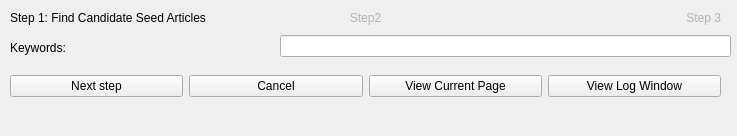
<?xml version="1.0" encoding="UTF-8"?>
<ui version="4.0">
 <class>Form</class>
 <widget class="QWidget" name="Form">
  <property name="geometry">
   <rect>
    <x>0</x>
    <y>0</y>
    <width>737</width>
    <height>136</height>
   </rect>
  </property>
  <property name="windowTitle">
   <string>1</string>
  </property>
  <widget class="QLabel" name="step1">
   <property name="geometry">
    <rect>
     <x>10</x>
     <y>10</y>
     <width>711</width>
     <height>16</height>
    </rect>
   </property>
   <property name="text">
    <string>Step 1: Find Candidate Seed Articles</string>
   </property>
  </widget>
  <widget class="QLabel" name="step3">
   <property name="geometry">
    <rect>
     <x>10</x>
     <y>10</y>
     <width>711</width>
     <height>16</height>
    </rect>
   </property>
   <property name="styleSheet">
    <string notr="true">QLabel { color : rgb(181, 181, 181); }</string>
   </property>
   <property name="text">
    <string>Step 3</string>
   </property>
   <property name="alignment">
    <set>Qt::AlignRight|Qt::AlignTrailing|Qt::AlignVCenter</set>
   </property>
  </widget>
  <widget class="QLabel" name="step2">
   <property name="geometry">
    <rect>
     <x>10</x>
     <y>10</y>
     <width>711</width>
     <height>16</height>
    </rect>
   </property>
   <property name="styleSheet">
    <string notr="true">QLabel { color : rgb(181, 181, 181); }</string>
   </property>
   <property name="text">
    <string>Step2</string>
   </property>
   <property name="alignment">
    <set>Qt::AlignCenter</set>
   </property>
  </widget>
  <widget class="QLabel" name="label">
   <property name="geometry">
    <rect>
     <x>10</x>
     <y>40</y>
     <width>151</width>
     <height>16</height>
    </rect>
   </property>
   <property name="text">
    <string>Keywords:</string>
   </property>
  </widget>
  <widget class="QLabel" name="label_2">
   <property name="geometry">
    <rect>
     <x>20</x>
     <y>215</y>
     <width>251</width>
     <height>16</height>
    </rect>
   </property>
   <property name="text">
    <string>Desired Number of Candidate Articles:</string>
   </property>
  </widget>
  <widget class="QLineEdit" name="edtKeywords">
   <property name="geometry">
    <rect>
     <x>280</x>
     <y>35</y>
     <width>451</width>
     <height>22</height>
    </rect>
   </property>
  </widget>
  <widget class="QLineEdit" name="edtNumber">
   <property name="geometry">
    <rect>
     <x>290</x>
     <y>210</y>
     <width>61</width>
     <height>22</height>
    </rect>
   </property>
   <property name="text">
    <string>10</string>
   </property>
  </widget>
  <widget class="QWidget" name="layoutWidget">
   <property name="geometry">
    <rect>
     <x>10</x>
     <y>70</y>
     <width>711</width>
     <height>32</height>
    </rect>
   </property>
   <layout class="QHBoxLayout" name="horizontalLayout">
    <item>
     <widget class="QPushButton" name="btnNextStep">
      <property name="text">
       <string>Next step</string>
      </property>
     </widget>
    </item>
    <item>
     <widget class="QPushButton" name="btnResume">
      <property name="text">
       <string>Cancel</string>
      </property>
     </widget>
    </item>
    <item>
     <widget class="QPushButton" name="btnVis">
      <property name="sizePolicy">
       <sizepolicy hsizetype="Minimum" vsizetype="Fixed">
        <horstretch>0</horstretch>
        <verstretch>0</verstretch>
       </sizepolicy>
      </property>
      <property name="text">
       <string>View Current Page</string>
      </property>
     </widget>
    </item>
    <item>
     <widget class="QPushButton" name="btnLog">
      <property name="text">
       <string>View Log Window</string>
      </property>
     </widget>
    </item>
   </layout>
  </widget>
  <widget class="QStatusBar" name="statusbar">
   <property name="geometry">
    <rect>
     <x>5</x>
     <y>110</y>
     <width>730</width>
     <height>21</height>
    </rect>
   </property>
   <property name="sizeGripEnabled">
    <bool>false</bool>
   </property>
  </widget>
 </widget>
 <resources/>
 <connections/>
</ui>
